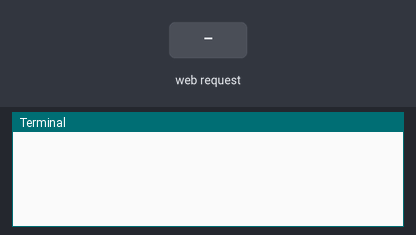
The program below on a simulated Raspberry Pi (BCM pin numbers). Shown: the last lines printed to the terminal. The inputs (shaded band) are chosen by the test bench. The camera gives no picture and a still takes 0.5 s; the clock reads 2024-03-15 10:24:30 at power-on unless the program sets it.

Above: at 1.2 s.
1.3 s: HTTP request for / received
At 2.5 s:
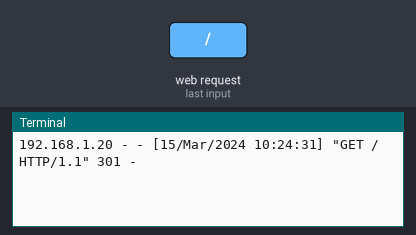
2.8 s: HTTP request for /index.html received
At 3.7 s:
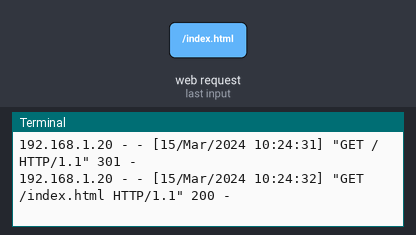
4.3 s: HTTP request for /stream.mjpg received
At 4.8 s:
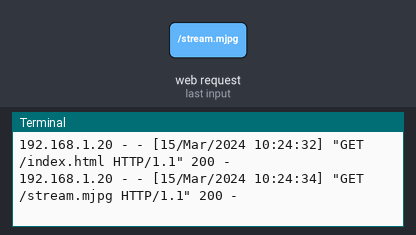

The program:

raspiCamera.py
```python
# Web streaming example
# Source code from the official PiCamera package
# http://picamera.readthedocs.io/en/latest/recipes2.html#web-streaming

import io
import picamera
import logging
import socketserver
from threading import Condition
from http import server

PAGE="""\
<html>
<head>
<title>META INDUSTRY - Printotype</title>
</head>
<body>
<center><h1>META INDUSTRY - Printotype</h1></center>
<center><img src="stream.mjpg" width="480" height="640"></center>
</body>
</html>
"""

class StreamingOutput(object):
    def __init__(self):
        self.frame = None
        self.buffer = io.BytesIO()
        self.condition = Condition()

    def write(self, buf):
        if buf.startswith(b'\xff\xd8'):
            # New frame, copy the existing buffer's content and notify all
            # clients it's available
            self.buffer.truncate()
            with self.condition:
                self.frame = self.buffer.getvalue()
                self.condition.notify_all()
            self.buffer.seek(0)
        return self.buffer.write(buf)

class StreamingHandler(server.BaseHTTPRequestHandler):
    def do_GET(self):
        if self.path == '/':
            self.send_response(301)
            self.send_header('Location', '/index.html')
            self.end_headers()
        elif self.path == '/index.html':
            content = PAGE.encode('utf-8')
            self.send_response(200)
            self.send_header('Content-Type', 'text/html')
            self.send_header('Content-Length', len(content))
            self.end_headers()
            self.wfile.write(content)
        elif self.path == '/stream.mjpg':
            self.send_response(200)
            self.send_header('Age', 0)
            self.send_header('Cache-Control', 'no-cache, private')
            self.send_header('Pragma', 'no-cache')
            self.send_header('Content-Type', 'multipart/x-mixed-replace; boundary=FRAME')
            self.end_headers()
            try:
                while True:
                    with output.condition:
                        output.condition.wait()
                        frame = output.frame
                    self.wfile.write(b'--FRAME\r\n')
                    self.send_header('Content-Type', 'image/jpeg')
                    self.send_header('Content-Length', len(frame))
                    self.end_headers()
                    self.wfile.write(frame)
                    self.wfile.write(b'\r\n')
            except Exception as e:
                logging.warning(
                    'Removed streaming client %s: %s',
                    self.client_address, str(e))
        else:
            self.send_error(404)
            self.end_headers()

class StreamingServer(socketserver.ThreadingMixIn, server.HTTPServer):
    allow_reuse_address = True
    daemon_threads = True

with picamera.PiCamera(resolution='1300x1920', framerate=24) as camera:
    output = StreamingOutput()
    #Uncomment the next line to change your Pi's Camera rotation (in degrees)
    #camera.rotation = 90
    camera.start_recording(output, format='mjpeg')
    try:
        address = ('', 8080)
        server = StreamingServer(address, StreamingHandler)
        server.serve_forever()
    finally:
        camera.stop_recording()
```

Measured:
- after the input at 1.3 s, the terminal: prints a new line at once (image 1)
- after the input at 2.8 s, the terminal: prints a new line at once (image 2)
- after the input at 4.3 s, the terminal: prints a new line at once (image 3)
